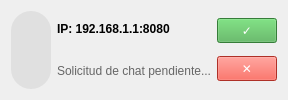
<ui version="4.0">
 <class>IncomingRequest</class>
 <widget class="QWidget" name="IncomingRequest">
  <property name="minimumSize">
   <size>
    <width>280</width>
    <height>70</height>
   </size>
  </property>
  <layout class="QHBoxLayout" name="horizontalLayout">
   <item>
    <widget class="QLabel" name="profilePic">
     <property name="minimumSize">
      <size>
       <width>40</width>
       <height>40</height>
      </size>
     </property>
     <property name="styleSheet">
      <string notr="true">border-radius: 20px; background-color: #e0e0e0;</string>
     </property>
    </widget>
   </item>
   <item>
    <layout class="QVBoxLayout" name="infoLayout">
     <item>
      <widget class="QLabel" name="ipLabel">
       <property name="text">
        <string>IP: 192.168.1.1:8080</string>
       </property>
       <property name="font">
        <font>
         <pointsize>9</pointsize>
         <bold>true</bold>
        </font>
       </property>
      </widget>
     </item>
     <item>
      <widget class="QLabel" name="requestStatus">
       <property name="text">
        <string>Solicitud de chat pendiente...</string>
       </property>
       <property name="styleSheet">
        <string notr="true">color: #666;</string>
       </property>
      </widget>
     </item>
    </layout>
   </item>
   <item>
    <layout class="QVBoxLayout" name="buttonLayout">
     <item>
      <widget class="QPushButton" name="acceptButton">
       <property name="maximumSize">
        <size>
         <width>60</width>
         <height>25</height>
        </size>
       </property>
       <property name="text">
        <string>✓</string>
       </property>
       <property name="styleSheet">
        <string notr="true">background-color: #4CAF50; color: white;</string>
       </property>
      </widget>
     </item>
     <item>
      <widget class="QPushButton" name="rejectButton">
       <property name="maximumSize">
        <size>
         <width>60</width>
         <height>25</height>
        </size>
       </property>
       <property name="text">
        <string>✕</string>
       </property>
       <property name="styleSheet">
        <string notr="true">background-color: #f44336; color: white;</string>
       </property>
      </widget>
     </item>
    </layout>
   </item>
  </layout>
 </widget>
</ui>
